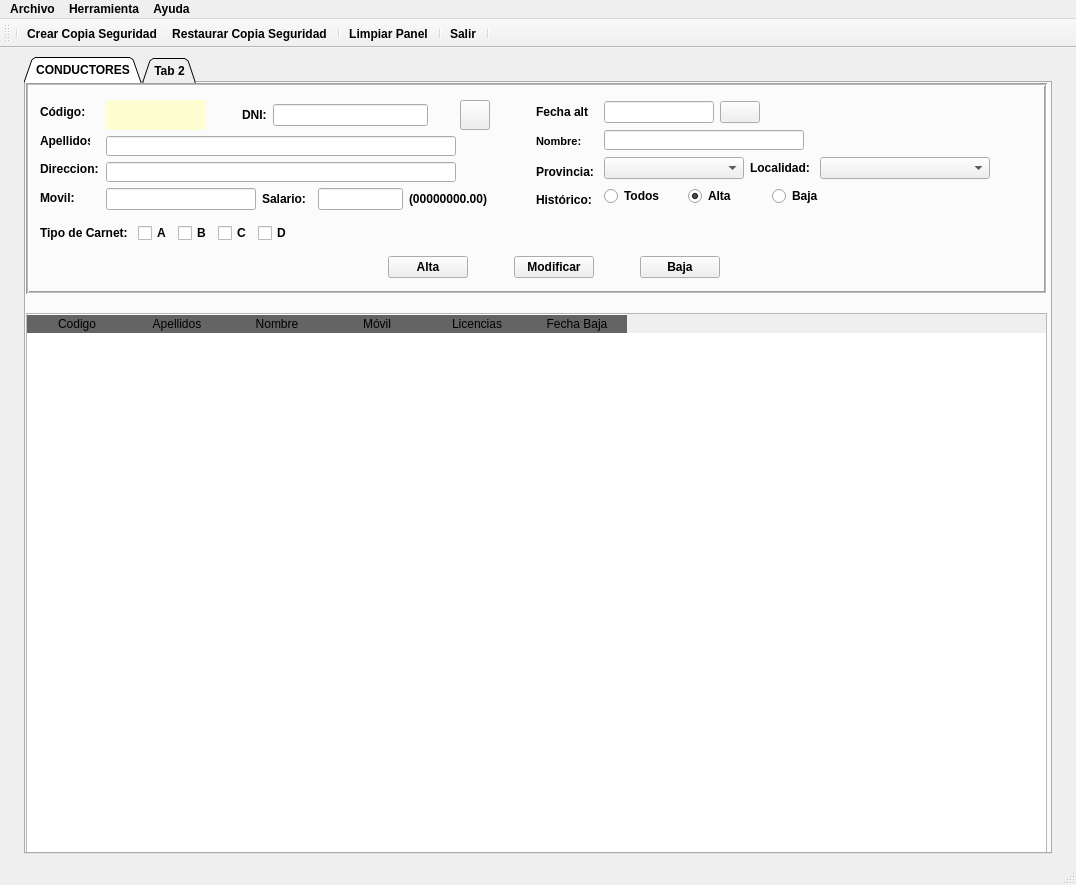
<?xml version="1.0" encoding="UTF-8"?>
<ui version="4.0">
 <class>VentanaPrincipal</class>
 <widget class="QMainWindow" name="VentanaPrincipal">
  <property name="geometry">
   <rect>
    <x>0</x>
    <y>0</y>
    <width>1076</width>
    <height>885</height>
   </rect>
  </property>
  <property name="sizePolicy">
   <sizepolicy hsizetype="Expanding" vsizetype="Expanding">
    <horstretch>2</horstretch>
    <verstretch>2</verstretch>
   </sizepolicy>
  </property>
  <property name="minimumSize">
   <size>
    <width>800</width>
    <height>600</height>
   </size>
  </property>
  <property name="maximumSize">
   <size>
    <width>16777215</width>
    <height>16777215</height>
   </size>
  </property>
  <property name="font">
   <font>
    <weight>75</weight>
    <bold>true</bold>
   </font>
  </property>
  <property name="windowTitle">
   <string>CarTeis</string>
  </property>
  <property name="windowIcon">
   <iconset>
    <normaloff>../../../.designer/IMG/travel_car_BMV_1741.png</normaloff>
    <normalon>../IMG/travel_car_BMV_1741.png</normalon>../../../.designer/IMG/travel_car_BMV_1741.png</iconset>
  </property>
  <property name="layoutDirection">
   <enum>Qt::LeftToRight</enum>
  </property>
  <widget class="QWidget" name="centralwidget">
   <property name="sizePolicy">
    <sizepolicy hsizetype="Expanding" vsizetype="Expanding">
     <horstretch>0</horstretch>
     <verstretch>0</verstretch>
    </sizepolicy>
   </property>
   <property name="minimumSize">
    <size>
     <width>800</width>
     <height>600</height>
    </size>
   </property>
   <property name="maximumSize">
    <size>
     <width>160000</width>
     <height>160000</height>
    </size>
   </property>
   <property name="layoutDirection">
    <enum>Qt::LeftToRight</enum>
   </property>
   <property name="autoFillBackground">
    <bool>true</bool>
   </property>
   <layout class="QHBoxLayout" name="horizontalLayout">
    <item>
     <widget class="QTabWidget" name="panelPrincipal">
      <property name="sizePolicy">
       <sizepolicy hsizetype="Expanding" vsizetype="Expanding">
        <horstretch>2</horstretch>
        <verstretch>2</verstretch>
       </sizepolicy>
      </property>
      <property name="minimumSize">
       <size>
        <width>800</width>
        <height>600</height>
       </size>
      </property>
      <property name="maximumSize">
       <size>
        <width>1028</width>
        <height>16777215</height>
       </size>
      </property>
      <property name="tabShape">
       <enum>QTabWidget::Triangular</enum>
      </property>
      <property name="currentIndex">
       <number>0</number>
      </property>
      <widget class="QWidget" name="panelDrivers">
       <property name="sizePolicy">
        <sizepolicy hsizetype="Expanding" vsizetype="Expanding">
         <horstretch>0</horstretch>
         <verstretch>0</verstretch>
        </sizepolicy>
       </property>
       <property name="maximumSize">
        <size>
         <width>1200</width>
         <height>900</height>
        </size>
       </property>
       <attribute name="title">
        <string>CONDUCTORES</string>
       </attribute>
       <widget class="QFrame" name="frame">
        <property name="geometry">
         <rect>
          <x>0</x>
          <y>0</y>
          <width>1021</width>
          <height>211</height>
         </rect>
        </property>
        <property name="sizePolicy">
         <sizepolicy hsizetype="Expanding" vsizetype="Expanding">
          <horstretch>2</horstretch>
          <verstretch>2</verstretch>
         </sizepolicy>
        </property>
        <property name="minimumSize">
         <size>
          <width>900</width>
          <height>0</height>
         </size>
        </property>
        <property name="maximumSize">
         <size>
          <width>16777215</width>
          <height>16777215</height>
         </size>
        </property>
        <property name="frameShape">
         <enum>QFrame::Box</enum>
        </property>
        <property name="frameShadow">
         <enum>QFrame::Sunken</enum>
        </property>
        <property name="lineWidth">
         <number>1</number>
        </property>
        <property name="midLineWidth">
         <number>1</number>
        </property>
        <widget class="QWidget" name="layoutWidget">
         <property name="geometry">
          <rect>
           <x>14</x>
           <y>10</y>
           <width>1028</width>
           <height>194</height>
          </rect>
         </property>
         <layout class="QVBoxLayout" name="verticalLayout_5">
          <item>
           <layout class="QHBoxLayout" name="horizontalLayout_10">
            <item>
             <layout class="QHBoxLayout" name="horizontalLayout_13">
              <item>
               <layout class="QVBoxLayout" name="verticalLayout">
                <item>
                 <widget class="QLabel" name="lblCod">
                  <property name="minimumSize">
                   <size>
                    <width>50</width>
                    <height>20</height>
                   </size>
                  </property>
                  <property name="maximumSize">
                   <size>
                    <width>40</width>
                    <height>16777215</height>
                   </size>
                  </property>
                  <property name="frameShadow">
                   <enum>QFrame::Raised</enum>
                  </property>
                  <property name="text">
                   <string>Código:</string>
                  </property>
                 </widget>
                </item>
                <item>
                 <widget class="QLabel" name="lblApellido">
                  <property name="minimumSize">
                   <size>
                    <width>0</width>
                    <height>20</height>
                   </size>
                  </property>
                  <property name="maximumSize">
                   <size>
                    <width>50</width>
                    <height>16777215</height>
                   </size>
                  </property>
                  <property name="frameShadow">
                   <enum>QFrame::Raised</enum>
                  </property>
                  <property name="text">
                   <string>Apellidos:</string>
                  </property>
                 </widget>
                </item>
                <item>
                 <widget class="QLabel" name="lblDireccion">
                  <property name="minimumSize">
                   <size>
                    <width>60</width>
                    <height>20</height>
                   </size>
                  </property>
                  <property name="frameShadow">
                   <enum>QFrame::Raised</enum>
                  </property>
                  <property name="text">
                   <string>&lt;html&gt;&lt;head/&gt;&lt;body&gt;&lt;p&gt;Direccion: &lt;/p&gt;&lt;/body&gt;&lt;/html&gt;</string>
                  </property>
                  <property name="alignment">
                   <set>Qt::AlignLeading|Qt::AlignLeft|Qt::AlignVCenter</set>
                  </property>
                 </widget>
                </item>
                <item>
                 <widget class="QLabel" name="lblMovil">
                  <property name="minimumSize">
                   <size>
                    <width>55</width>
                    <height>0</height>
                   </size>
                  </property>
                  <property name="maximumSize">
                   <size>
                    <width>55</width>
                    <height>16777215</height>
                   </size>
                  </property>
                  <property name="frameShape">
                   <enum>QFrame::NoFrame</enum>
                  </property>
                  <property name="frameShadow">
                   <enum>QFrame::Raised</enum>
                  </property>
                  <property name="text">
                   <string>&lt;html&gt;&lt;head/&gt;&lt;body&gt;&lt;p&gt;Movil: &lt;/p&gt;&lt;/body&gt;&lt;/html&gt;</string>
                  </property>
                 </widget>
                </item>
               </layout>
              </item>
              <item>
               <layout class="QVBoxLayout" name="verticalLayout_2">
                <item>
                 <layout class="QHBoxLayout" name="horizontalLayout_3">
                  <item>
                   <widget class="QLabel" name="lblCodbd">
                    <property name="minimumSize">
                     <size>
                      <width>100</width>
                      <height>20</height>
                     </size>
                    </property>
                    <property name="maximumSize">
                     <size>
                      <width>100</width>
                      <height>16777215</height>
                     </size>
                    </property>
                    <property name="styleSheet">
                     <string notr="true">background-color: rgb(253, 255, 210);</string>
                    </property>
                    <property name="text">
                     <string/>
                    </property>
                    <property name="alignment">
                     <set>Qt::AlignCenter</set>
                    </property>
                   </widget>
                  </item>
                  <item>
                   <spacer name="horizontalSpacer_3">
                    <property name="orientation">
                     <enum>Qt::Horizontal</enum>
                    </property>
                    <property name="sizeType">
                     <enum>QSizePolicy::Fixed</enum>
                    </property>
                    <property name="sizeHint" stdset="0">
                     <size>
                      <width>30</width>
                      <height>20</height>
                     </size>
                    </property>
                   </spacer>
                  </item>
                  <item>
                   <widget class="QLabel" name="lblDni">
                    <property name="minimumSize">
                     <size>
                      <width>20</width>
                      <height>20</height>
                     </size>
                    </property>
                    <property name="maximumSize">
                     <size>
                      <width>30</width>
                      <height>16777215</height>
                     </size>
                    </property>
                    <property name="text">
                     <string>DNI:</string>
                    </property>
                   </widget>
                  </item>
                  <item>
                   <widget class="QLineEdit" name="txtDni">
                    <property name="minimumSize">
                     <size>
                      <width>60</width>
                      <height>20</height>
                     </size>
                    </property>
                    <property name="maximumSize">
                     <size>
                      <width>170</width>
                      <height>16777215</height>
                     </size>
                    </property>
                    <property name="alignment">
                     <set>Qt::AlignCenter</set>
                    </property>
                   </widget>
                  </item>
                  <item>
                   <widget class="QLabel" name="lblValidarDni">
                    <property name="minimumSize">
                     <size>
                      <width>20</width>
                      <height>20</height>
                     </size>
                    </property>
                    <property name="maximumSize">
                     <size>
                      <width>20</width>
                      <height>30</height>
                     </size>
                    </property>
                    <property name="font">
                     <font>
                      <family>Arial Black</family>
                      <pointsize>9</pointsize>
                     </font>
                    </property>
                    <property name="text">
                     <string/>
                    </property>
                    <property name="alignment">
                     <set>Qt::AlignCenter</set>
                    </property>
                   </widget>
                  </item>
                  <item>
                   <widget class="QPushButton" name="btnBuscarDriver">
                    <property name="minimumSize">
                     <size>
                      <width>30</width>
                      <height>30</height>
                     </size>
                    </property>
                    <property name="maximumSize">
                     <size>
                      <width>30</width>
                      <height>30</height>
                     </size>
                    </property>
                    <property name="text">
                     <string/>
                    </property>
                    <property name="icon">
                     <iconset>
                      <normalon>../IMG/lupa.png</normalon>
                     </iconset>
                    </property>
                    <property name="iconSize">
                     <size>
                      <width>24</width>
                      <height>24</height>
                     </size>
                    </property>
                   </widget>
                  </item>
                  <item>
                   <spacer name="horizontalSpacer_4">
                    <property name="orientation">
                     <enum>Qt::Horizontal</enum>
                    </property>
                    <property name="sizeType">
                     <enum>QSizePolicy::Fixed</enum>
                    </property>
                    <property name="sizeHint" stdset="0">
                     <size>
                      <width>40</width>
                      <height>20</height>
                     </size>
                    </property>
                   </spacer>
                  </item>
                 </layout>
                </item>
                <item>
                 <widget class="QLineEdit" name="txtApellido">
                  <property name="minimumSize">
                   <size>
                    <width>350</width>
                    <height>20</height>
                   </size>
                  </property>
                  <property name="maximumSize">
                   <size>
                    <width>350</width>
                    <height>16777215</height>
                   </size>
                  </property>
                 </widget>
                </item>
                <item>
                 <widget class="QLineEdit" name="txtDireccion">
                  <property name="minimumSize">
                   <size>
                    <width>350</width>
                    <height>20</height>
                   </size>
                  </property>
                  <property name="maximumSize">
                   <size>
                    <width>315</width>
                    <height>16777215</height>
                   </size>
                  </property>
                 </widget>
                </item>
                <item>
                 <layout class="QHBoxLayout" name="horizontalLayout_4">
                  <item>
                   <widget class="QLineEdit" name="txtMovil">
                    <property name="minimumSize">
                     <size>
                      <width>120</width>
                      <height>20</height>
                     </size>
                    </property>
                    <property name="maximumSize">
                     <size>
                      <width>150</width>
                      <height>16777215</height>
                     </size>
                    </property>
                    <property name="layoutDirection">
                     <enum>Qt::LeftToRight</enum>
                    </property>
                    <property name="alignment">
                     <set>Qt::AlignCenter</set>
                    </property>
                   </widget>
                  </item>
                  <item>
                   <widget class="QLabel" name="lblSalario">
                    <property name="maximumSize">
                     <size>
                      <width>50</width>
                      <height>16777215</height>
                     </size>
                    </property>
                    <property name="frameShape">
                     <enum>QFrame::NoFrame</enum>
                    </property>
                    <property name="frameShadow">
                     <enum>QFrame::Raised</enum>
                    </property>
                    <property name="text">
                     <string>&lt;html&gt;&lt;head/&gt;&lt;body&gt;&lt;p&gt;Salario: &lt;/p&gt;&lt;/body&gt;&lt;/html&gt;</string>
                    </property>
                   </widget>
                  </item>
                  <item>
                   <widget class="QLineEdit" name="txtSalario">
                    <property name="minimumSize">
                     <size>
                      <width>85</width>
                      <height>0</height>
                     </size>
                    </property>
                    <property name="maximumSize">
                     <size>
                      <width>60</width>
                      <height>16777215</height>
                     </size>
                    </property>
                    <property name="layoutDirection">
                     <enum>Qt::LeftToRight</enum>
                    </property>
                    <property name="alignment">
                     <set>Qt::AlignBottom|Qt::AlignRight|Qt::AlignTrailing</set>
                    </property>
                   </widget>
                  </item>
                  <item>
                   <widget class="QLabel" name="label_2">
                    <property name="text">
                     <string>&lt;html&gt;&lt;head/&gt;&lt;body&gt;&lt;p&gt;(00000000.00)&lt;/p&gt;&lt;/body&gt;&lt;/html&gt;</string>
                    </property>
                   </widget>
                  </item>
                 </layout>
                </item>
               </layout>
              </item>
             </layout>
            </item>
            <item>
             <layout class="QHBoxLayout" name="horizontalLayout_9">
              <item>
               <layout class="QVBoxLayout" name="verticalLayout_3">
                <item>
                 <widget class="QLabel" name="lblFechaAlta">
                  <property name="minimumSize">
                   <size>
                    <width>50</width>
                    <height>0</height>
                   </size>
                  </property>
                  <property name="maximumSize">
                   <size>
                    <width>52</width>
                    <height>16777215</height>
                   </size>
                  </property>
                  <property name="frameShadow">
                   <enum>QFrame::Raised</enum>
                  </property>
                  <property name="text">
                   <string>Fecha alta:</string>
                  </property>
                 </widget>
                </item>
                <item>
                 <widget class="QLabel" name="label">
                  <property name="minimumSize">
                   <size>
                    <width>50</width>
                    <height>0</height>
                   </size>
                  </property>
                  <property name="maximumSize">
                   <size>
                    <width>55</width>
                    <height>16777215</height>
                   </size>
                  </property>
                  <property name="text">
                   <string>&lt;html&gt;&lt;head/&gt;&lt;body&gt;&lt;p&gt;&lt;span style=&quot; font-size:8pt;&quot;&gt;Nombre: &lt;/span&gt;&lt;/p&gt;&lt;/body&gt;&lt;/html&gt;</string>
                  </property>
                 </widget>
                </item>
                <item>
                 <widget class="QLabel" name="lblProvincia">
                  <property name="frameShape">
                   <enum>QFrame::NoFrame</enum>
                  </property>
                  <property name="frameShadow">
                   <enum>QFrame::Raised</enum>
                  </property>
                  <property name="text">
                   <string>&lt;html&gt;&lt;head/&gt;&lt;body&gt;&lt;p&gt;Provincia: &lt;/p&gt;&lt;/body&gt;&lt;/html&gt;</string>
                  </property>
                 </widget>
                </item>
                <item>
                 <widget class="QLabel" name="lblEstado">
                  <property name="maximumSize">
                   <size>
                    <width>60</width>
                    <height>20</height>
                   </size>
                  </property>
                  <property name="frameShape">
                   <enum>QFrame::NoFrame</enum>
                  </property>
                  <property name="frameShadow">
                   <enum>QFrame::Raised</enum>
                  </property>
                  <property name="text">
                   <string>&lt;html&gt;&lt;head/&gt;&lt;body&gt;&lt;p&gt;Histórico:&lt;/p&gt;&lt;/body&gt;&lt;/html&gt;</string>
                  </property>
                 </widget>
                </item>
               </layout>
              </item>
              <item>
               <layout class="QVBoxLayout" name="verticalLayout_4">
                <item>
                 <layout class="QHBoxLayout" name="horizontalLayout_2">
                  <item>
                   <widget class="QLineEdit" name="txtFechaAlta">
                    <property name="enabled">
                     <bool>true</bool>
                    </property>
                    <property name="minimumSize">
                     <size>
                      <width>100</width>
                      <height>20</height>
                     </size>
                    </property>
                    <property name="maximumSize">
                     <size>
                      <width>110</width>
                      <height>16777215</height>
                     </size>
                    </property>
                    <property name="alignment">
                     <set>Qt::AlignCenter</set>
                    </property>
                    <property name="readOnly">
                     <bool>false</bool>
                    </property>
                   </widget>
                  </item>
                  <item>
                   <widget class="QPushButton" name="btnCalendario">
                    <property name="maximumSize">
                     <size>
                      <width>50</width>
                      <height>16777215</height>
                     </size>
                    </property>
                    <property name="text">
                     <string/>
                    </property>
                    <property name="icon">
                     <iconset>
                      <normaloff>../../../../.designer/IMG/descarga_calendario.png</normaloff>
                      <normalon>../IMG/descarga_calendario.png</normalon>../../../../.designer/IMG/descarga_calendario.png</iconset>
                    </property>
                   </widget>
                  </item>
                  <item>
                   <spacer name="horizontalSpacer">
                    <property name="orientation">
                     <enum>Qt::Horizontal</enum>
                    </property>
                    <property name="sizeHint" stdset="0">
                     <size>
                      <width>308</width>
                      <height>20</height>
                     </size>
                    </property>
                   </spacer>
                  </item>
                 </layout>
                </item>
                <item>
                 <layout class="QHBoxLayout" name="horizontalLayout_5">
                  <item>
                   <widget class="QLineEdit" name="txtNombre">
                    <property name="minimumSize">
                     <size>
                      <width>200</width>
                      <height>20</height>
                     </size>
                    </property>
                    <property name="maximumSize">
                     <size>
                      <width>200</width>
                      <height>20</height>
                     </size>
                    </property>
                   </widget>
                  </item>
                  <item>
                   <spacer name="horizontalSpacer_2">
                    <property name="orientation">
                     <enum>Qt::Horizontal</enum>
                    </property>
                    <property name="sizeHint" stdset="0">
                     <size>
                      <width>258</width>
                      <height>20</height>
                     </size>
                    </property>
                   </spacer>
                  </item>
                 </layout>
                </item>
                <item>
                 <layout class="QHBoxLayout" name="horizontalLayout_7">
                  <item>
                   <widget class="QComboBox" name="cmbProvincia">
                    <property name="minimumSize">
                     <size>
                      <width>140</width>
                      <height>0</height>
                     </size>
                    </property>
                   </widget>
                  </item>
                  <item>
                   <widget class="QLabel" name="lblLocalidad">
                    <property name="frameShape">
                     <enum>QFrame::NoFrame</enum>
                    </property>
                    <property name="frameShadow">
                     <enum>QFrame::Raised</enum>
                    </property>
                    <property name="text">
                     <string>&lt;html&gt;&lt;head/&gt;&lt;body&gt;&lt;p&gt;Localidad: &lt;/p&gt;&lt;/body&gt;&lt;/html&gt;</string>
                    </property>
                   </widget>
                  </item>
                  <item>
                   <widget class="QComboBox" name="cmbLocalidad">
                    <property name="minimumSize">
                     <size>
                      <width>170</width>
                      <height>0</height>
                     </size>
                    </property>
                    <property name="maximumSize">
                     <size>
                      <width>170</width>
                      <height>16777215</height>
                     </size>
                    </property>
                   </widget>
                  </item>
                  <item>
                   <spacer name="horizontalSpacer_5">
                    <property name="orientation">
                     <enum>Qt::Horizontal</enum>
                    </property>
                    <property name="sizeHint" stdset="0">
                     <size>
                      <width>68</width>
                      <height>20</height>
                     </size>
                    </property>
                   </spacer>
                  </item>
                 </layout>
                </item>
                <item>
                 <layout class="QHBoxLayout" name="horizontalLayout_8">
                  <item>
                   <widget class="QRadioButton" name="rbtTodos">
                    <property name="minimumSize">
                     <size>
                      <width>70</width>
                      <height>0</height>
                     </size>
                    </property>
                    <property name="text">
                     <string>Todos</string>
                    </property>
                    <property name="checked">
                     <bool>false</bool>
                    </property>
                    <attribute name="buttonGroup">
                     <string notr="true">buttonGroup</string>
                    </attribute>
                   </widget>
                  </item>
                  <item>
                   <widget class="QRadioButton" name="rbtAlta">
                    <property name="text">
                     <string>Alta</string>
                    </property>
                    <property name="checked">
                     <bool>true</bool>
                    </property>
                    <attribute name="buttonGroup">
                     <string notr="true">buttonGroup</string>
                    </attribute>
                   </widget>
                  </item>
                  <item>
                   <widget class="QRadioButton" name="rbtBaja">
                    <property name="text">
                     <string>Baja</string>
                    </property>
                    <attribute name="buttonGroup">
                     <string notr="true">buttonGroup</string>
                    </attribute>
                   </widget>
                  </item>
                  <item>
                   <spacer name="horizontalSpacer_8">
                    <property name="orientation">
                     <enum>Qt::Horizontal</enum>
                    </property>
                    <property name="sizeType">
                     <enum>QSizePolicy::Fixed</enum>
                    </property>
                    <property name="sizeHint" stdset="0">
                     <size>
                      <width>218</width>
                      <height>20</height>
                     </size>
                    </property>
                   </spacer>
                  </item>
                 </layout>
                </item>
               </layout>
              </item>
             </layout>
            </item>
           </layout>
          </item>
          <item>
           <layout class="QHBoxLayout" name="horizontalLayout_11">
            <item>
             <widget class="QLabel" name="lbltipoCarnet">
              <property name="maximumSize">
               <size>
                <width>100</width>
                <height>20</height>
               </size>
              </property>
              <property name="frameShape">
               <enum>QFrame::NoFrame</enum>
              </property>
              <property name="frameShadow">
               <enum>QFrame::Raised</enum>
              </property>
              <property name="text">
               <string>&lt;html&gt;&lt;head/&gt;&lt;body&gt;&lt;p&gt;Tipo de Carnet: &lt;/p&gt;&lt;/body&gt;&lt;/html&gt;</string>
              </property>
             </widget>
            </item>
            <item>
             <widget class="QCheckBox" name="chkA">
              <property name="maximumSize">
               <size>
                <width>40</width>
                <height>20</height>
               </size>
              </property>
              <property name="text">
               <string>A</string>
              </property>
             </widget>
            </item>
            <item>
             <widget class="QCheckBox" name="chkB">
              <property name="maximumSize">
               <size>
                <width>40</width>
                <height>20</height>
               </size>
              </property>
              <property name="text">
               <string>B</string>
              </property>
             </widget>
            </item>
            <item>
             <widget class="QCheckBox" name="chkC">
              <property name="maximumSize">
               <size>
                <width>40</width>
                <height>20</height>
               </size>
              </property>
              <property name="text">
               <string>C</string>
              </property>
             </widget>
            </item>
            <item>
             <widget class="QCheckBox" name="chkD">
              <property name="maximumSize">
               <size>
                <width>40</width>
                <height>20</height>
               </size>
              </property>
              <property name="text">
               <string>D</string>
              </property>
             </widget>
            </item>
            <item>
             <spacer name="horizontalSpacer_7">
              <property name="orientation">
               <enum>Qt::Horizontal</enum>
              </property>
              <property name="sizeType">
               <enum>QSizePolicy::Expanding</enum>
              </property>
              <property name="sizeHint" stdset="0">
               <size>
                <width>188</width>
                <height>20</height>
               </size>
              </property>
             </spacer>
            </item>
           </layout>
          </item>
          <item>
           <layout class="QHBoxLayout" name="horizontalLayout_6">
            <item>
             <spacer name="horizontalSpacer_12">
              <property name="orientation">
               <enum>Qt::Horizontal</enum>
              </property>
              <property name="sizeType">
               <enum>QSizePolicy::Expanding</enum>
              </property>
              <property name="sizeHint" stdset="0">
               <size>
                <width>308</width>
                <height>20</height>
               </size>
              </property>
             </spacer>
            </item>
            <item>
             <widget class="QPushButton" name="btnAltaDriver">
              <property name="minimumSize">
               <size>
                <width>75</width>
                <height>20</height>
               </size>
              </property>
              <property name="text">
               <string>Alta</string>
              </property>
             </widget>
            </item>
            <item>
             <spacer name="horizontalSpacer_14">
              <property name="orientation">
               <enum>Qt::Horizontal</enum>
              </property>
              <property name="sizeType">
               <enum>QSizePolicy::Fixed</enum>
              </property>
              <property name="sizeHint" stdset="0">
               <size>
                <width>40</width>
                <height>20</height>
               </size>
              </property>
             </spacer>
            </item>
            <item>
             <widget class="QPushButton" name="btnModifDriver">
              <property name="minimumSize">
               <size>
                <width>75</width>
                <height>20</height>
               </size>
              </property>
              <property name="text">
               <string>Modificar</string>
              </property>
             </widget>
            </item>
            <item>
             <spacer name="horizontalSpacer_15">
              <property name="orientation">
               <enum>Qt::Horizontal</enum>
              </property>
              <property name="sizeType">
               <enum>QSizePolicy::Fixed</enum>
              </property>
              <property name="sizeHint" stdset="0">
               <size>
                <width>40</width>
                <height>20</height>
               </size>
              </property>
             </spacer>
            </item>
            <item>
             <widget class="QPushButton" name="btnBajaDriver">
              <property name="minimumSize">
               <size>
                <width>75</width>
                <height>20</height>
               </size>
              </property>
              <property name="text">
               <string>Baja</string>
              </property>
             </widget>
            </item>
            <item>
             <spacer name="horizontalSpacer_13">
              <property name="orientation">
               <enum>Qt::Horizontal</enum>
              </property>
              <property name="sizeType">
               <enum>QSizePolicy::Expanding</enum>
              </property>
              <property name="sizeHint" stdset="0">
               <size>
                <width>278</width>
                <height>20</height>
               </size>
              </property>
             </spacer>
            </item>
           </layout>
          </item>
         </layout>
        </widget>
       </widget>
       <widget class="QTableWidget" name="tabDrivers">
        <property name="geometry">
         <rect>
          <x>0</x>
          <y>230</y>
          <width>1021</width>
          <height>671</height>
         </rect>
        </property>
        <property name="sizePolicy">
         <sizepolicy hsizetype="Expanding" vsizetype="Maximum">
          <horstretch>0</horstretch>
          <verstretch>0</verstretch>
         </sizepolicy>
        </property>
        <property name="styleSheet">
         <string notr="true">QHeaderView::section:horizontal
{
border-top: 1px solid #ffffff;
color:'white';
font: 11pt &quot;Arial&quot;;
background-color:rgb(100,100,100);
}</string>
        </property>
        <property name="frameShape">
         <enum>QFrame::StyledPanel</enum>
        </property>
        <property name="lineWidth">
         <number>3</number>
        </property>
        <property name="midLineWidth">
         <number>3</number>
        </property>
        <property name="editTriggers">
         <set>QAbstractItemView::NoEditTriggers</set>
        </property>
        <property name="alternatingRowColors">
         <bool>true</bool>
        </property>
        <property name="selectionBehavior">
         <enum>QAbstractItemView::SelectRows</enum>
        </property>
        <attribute name="verticalHeaderVisible">
         <bool>false</bool>
        </attribute>
        <column>
         <property name="text">
          <string>Codigo</string>
         </property>
        </column>
        <column>
         <property name="text">
          <string>Apellidos</string>
         </property>
        </column>
        <column>
         <property name="text">
          <string>Nombre</string>
         </property>
        </column>
        <column>
         <property name="text">
          <string>Móvil</string>
         </property>
        </column>
        <column>
         <property name="text">
          <string>Licencias</string>
         </property>
        </column>
        <column>
         <property name="text">
          <string>Fecha Baja</string>
         </property>
        </column>
       </widget>
      </widget>
      <widget class="QWidget" name="tab_Principal">
       <attribute name="title">
        <string>Tab 2</string>
       </attribute>
       <widget class="QLabel" name="lbTab2">
        <property name="geometry">
         <rect>
          <x>190</x>
          <y>210</y>
          <width>141</width>
          <height>16</height>
         </rect>
        </property>
        <property name="text">
         <string>ESTO ES LA PESTAAÑA 2</string>
        </property>
       </widget>
      </widget>
     </widget>
    </item>
   </layout>
  </widget>
  <widget class="QStatusBar" name="statusbar">
   <property name="layoutDirection">
    <enum>Qt::LeftToRight</enum>
   </property>
  </widget>
  <widget class="QMenuBar" name="menubar">
   <property name="geometry">
    <rect>
     <x>0</x>
     <y>0</y>
     <width>1076</width>
     <height>21</height>
    </rect>
   </property>
   <widget class="QMenu" name="menuArchivo">
    <property name="title">
     <string>Archivo</string>
    </property>
    <addaction name="actionSalir"/>
   </widget>
   <widget class="QMenu" name="menuHelp">
    <property name="title">
     <string>Ayuda</string>
    </property>
    <addaction name="actAcerca_de"/>
   </widget>
   <widget class="QMenu" name="menuCrear_Copia_Seguridad">
    <property name="title">
     <string>Herramienta</string>
    </property>
    <addaction name="actionCrear_Copia_Seguridad"/>
    <addaction name="actionRestaurar_Copia_Seguridad_2"/>
   </widget>
   <addaction name="menuArchivo"/>
   <addaction name="menuCrear_Copia_Seguridad"/>
   <addaction name="menuHelp"/>
  </widget>
  <widget class="QToolBar" name="barSalir">
   <property name="windowTitle">
    <string>toolBar</string>
   </property>
   <property name="iconSize">
    <size>
     <width>20</width>
     <height>20</height>
    </size>
   </property>
   <attribute name="toolBarArea">
    <enum>TopToolBarArea</enum>
   </attribute>
   <attribute name="toolBarBreak">
    <bool>false</bool>
   </attribute>
   <addaction name="separator"/>
   <addaction name="actioncrearCopia"/>
   <addaction name="actionrestaurarCopia"/>
   <addaction name="separator"/>
   <addaction name="actionlimpiarPanel"/>
   <addaction name="separator"/>
   <addaction name="actionbarSalir"/>
   <addaction name="separator"/>
  </widget>
  <action name="actionSalir">
   <property name="text">
    <string>Salir</string>
   </property>
  </action>
  <action name="actAcerca_de">
   <property name="text">
    <string>Acerca de...</string>
   </property>
  </action>
  <action name="actionbarSalir">
   <property name="icon">
    <iconset>
     <normaloff>../../../../Documents/Desenvolvemento Interfaces/imagenes/imagen_salir.png</normaloff>
     <normalon>../IMG/imagen_salir.png</normalon>../../../../Documents/Desenvolvemento Interfaces/imagenes/imagen_salir.png</iconset>
   </property>
   <property name="text">
    <string>Salir</string>
   </property>
  </action>
  <action name="actionlimpiarPanel">
   <property name="icon">
    <iconset>
     <normaloff>../../../../.designer/IMG/limpiar.png</normaloff>
     <normalon>../IMG/limpiar.png</normalon>../../../../.designer/IMG/limpiar.png</iconset>
   </property>
   <property name="text">
    <string>Limpiar Panel</string>
   </property>
  </action>
  <action name="actionCrear_Copia_Seguridad">
   <property name="text">
    <string>Copia Seguridad</string>
   </property>
   <property name="shortcut">
    <string>Alt+S</string>
   </property>
  </action>
  <action name="actionRestaurar_Copia_Seguridad_2">
   <property name="text">
    <string>Restaurar Copia Seguridad</string>
   </property>
   <property name="shortcut">
    <string>Alt+R</string>
   </property>
  </action>
  <action name="actioncrearCopia">
   <property name="icon">
    <iconset>
     <normalon>../IMG/crear_copia.png</normalon>
    </iconset>
   </property>
   <property name="text">
    <string>Crear Copia Seguridad</string>
   </property>
   <property name="shortcut">
    <string>Alt+S</string>
   </property>
  </action>
  <action name="actionrestaurarCopia">
   <property name="icon">
    <iconset>
     <normalon>../IMG/restaurar_copia.png</normalon>
    </iconset>
   </property>
   <property name="text">
    <string>Restaurar Copia Seguridad</string>
   </property>
   <property name="shortcut">
    <string>Alt+R</string>
   </property>
  </action>
 </widget>
 <tabstops>
  <tabstop>txtDni</tabstop>
  <tabstop>txtFechaAlta</tabstop>
  <tabstop>btnCalendario</tabstop>
  <tabstop>txtApellido</tabstop>
  <tabstop>txtNombre</tabstop>
  <tabstop>txtDireccion</tabstop>
  <tabstop>cmbProvincia</tabstop>
  <tabstop>cmbLocalidad</tabstop>
  <tabstop>txtMovil</tabstop>
  <tabstop>txtSalario</tabstop>
  <tabstop>rbtTodos</tabstop>
  <tabstop>rbtAlta</tabstop>
  <tabstop>rbtBaja</tabstop>
  <tabstop>chkA</tabstop>
  <tabstop>chkB</tabstop>
  <tabstop>chkC</tabstop>
  <tabstop>chkD</tabstop>
  <tabstop>btnAltaDriver</tabstop>
  <tabstop>btnModifDriver</tabstop>
  <tabstop>btnBajaDriver</tabstop>
  <tabstop>tabDrivers</tabstop>
  <tabstop>panelPrincipal</tabstop>
 </tabstops>
 <resources/>
 <connections/>
 <buttongroups>
  <buttongroup name="buttonGroup"/>
 </buttongroups>
</ui>
